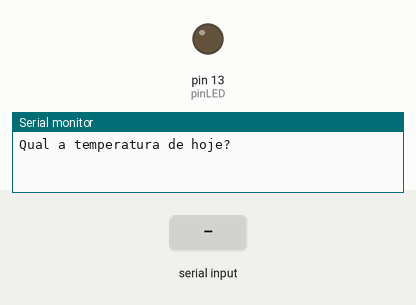
The sketch below on a simulated Arduino Uno, built with avr-gcc and run on an emulated ATmega328P. Parts: output pins drawn as LEDs (lit = HIGH), the last lines printed to the serial monitor. Inputs (shaded band) come from the test bench.

Above: at 1.2 s.
1.3 s: "90,45\n" received over Serial
At 1.6 s:
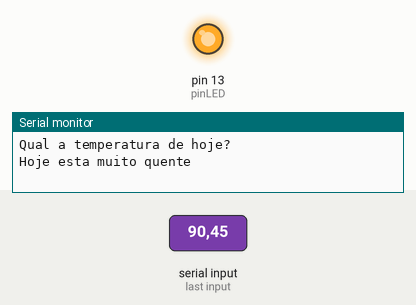
Timing chart, 0 to 12.8 s (numbered marks = the images above; inputs shaded):
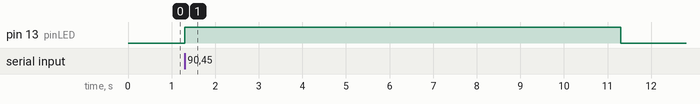

Measured:
- after the input at 1.3 s, pin 13 (pinLED): LOW → HIGH at once, → LOW 10.0 s later

The sketch:

aula_28_atividade_temperatura1.ino
```cpp
#define pinLED 13
int temp;

void setup() {
  pinMode(pinLED, OUTPUT);
  Serial.begin(9600); // Inicia a comunicação serial
}

void loop() {
  digitalWrite(pinLED, LOW);
  Serial.println("Qual a temperatura de hoje?");
  while (Serial.available()==0){}
  temp = Serial.parseInt();

  if (temp >= 30) {
    Serial.println("Hoje esta muito quente\n");
    digitalWrite(pinLED, HIGH);
  } else if (temp < 30 && temp >= 24) {
    Serial.println("Hoje esta quente\n");
  } else if (temp < 24 && temp >= 18) {
    Serial.println("Hoje esta adequado\n");
  } else if (temp < 18 && temp >= 6) {
    Serial.println("Hoje esta frio\n");
  } else {
    Serial.println("Hoje esta muito frio\n");
  }
  delay(5000);
}
```
